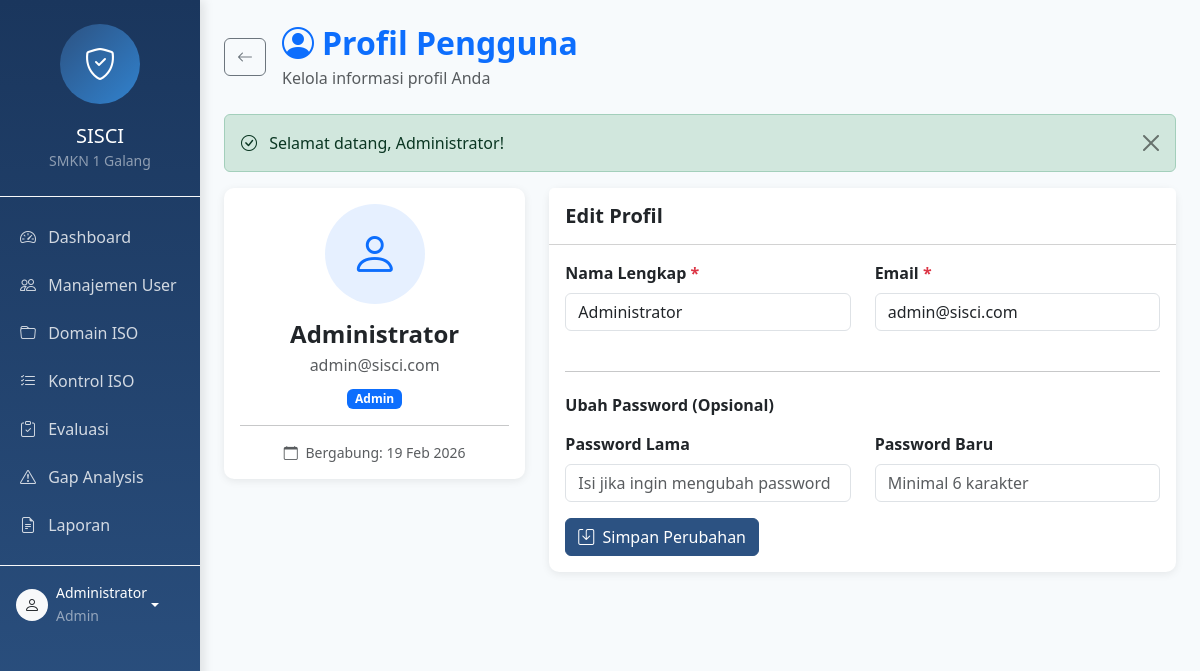
Screenshot of /index.php?page=profile (signed in) with the database file from the repository.
### tables this page shows
CREATE TABLE users (
    id INT AUTO_INCREMENT PRIMARY KEY COMMENT 'ID unik pengguna',
    nama VARCHAR(100) NOT NULL COMMENT 'Nama lengkap pengguna',
    email VARCHAR(100) NOT NULL UNIQUE COMMENT 'Email pengguna (username login)',
    password VARCHAR(255) NOT NULL COMMENT 'Password yang sudah di-hash',
    role ENUM('admin', 'auditor', 'manajemen') NOT NULL DEFAULT 'auditor' COMMENT 'Role pengguna',
    created_at TIMESTAMP DEFAULT CURRENT_TIMESTAMP COMMENT 'Waktu pembuatan akun',
    updated_at TIMESTAMP DEFAULT CURRENT_TIMESTAMP ON UPDATE CURRENT_TIMESTAMP COMMENT 'Waktu terakhir update',
    
    INDEX idx_email (email),
    INDEX idx_role (role)
);

### controllers/AuthController.php (called while the page is built, shortened)
<?php
require_once __DIR__ . '/../models/UserModel.php';
class AuthController {
    private $userModel;
    public function __construct() {
        $this->userModel = new UserModel();
    }
    public function profile() {
        $user = $this->userModel->getById($_SESSION['user_id']);
        include __DIR__ . '/../views/auth/profile.php';
    }
}

### config/config.php (called while the page is built, shortened)
<?php
function isLoggedIn() {
    return isset($_SESSION['user_id']) && !empty($_SESSION['user_id']);
}
function hasRole($roles) {
    if (is_string($roles)) {
        $roles = [$roles];
    }
    return in_array($_SESSION['user_role'], $roles);
}
function getCurrentUser() {
    return [
        'id' => $_SESSION['user_id'],
        'nama' => $_SESSION['user_nama'],
        'email' => $_SESSION['user_email'],
        'role' => $_SESSION['user_role']
    ];
}
function getSuccess() {
    if (isset($_SESSION['success'])) {
        $success = $_SESSION['success'];
        return $success;
    }
    return null;
}

### models/UserModel.php (called while the page is built, shortened)
<?php
require_once __DIR__ . '/../config/database.php';
class UserModel {
    private $db;
    public function __construct() {
        $this->db = getDB();
    }
    public function getById($id) {
        $stmt = $this->db->prepare("SELECT id, nama, email, role, created_at FROM users WHERE id = ?");
        $stmt->execute([$id]);
        return $stmt->fetch();
    }
}

### config/database.php (called while the page is built, shortened)
<?php
class Database {
    private static $instance = null;
    public static function getInstance() {
        if (self::$instance === null) {
            try {
                $dsn = "mysql:host=" . DB_HOST . ";dbname=" . DB_NAME . ";charset=" . DB_CHARSET;
                $options = [
                    PDO::ATTR_ERRMODE => PDO::ERRMODE_EXCEPTION,
                    PDO::ATTR_DEFAULT_FETCH_MODE => PDO::FETCH_ASSOC,
                    PDO::ATTR_EMULATE_PREPARES => false,
                ];
                self::$instance = new PDO($dsn, DB_USER, DB_PASS, $options);
            } catch (PDOException $e) {
                error_log("Koneksi Database Gagal: " . $e->getMessage());
                die("Terjadi kesalahan koneksi database. Silakan coba lagi nanti.");
            }
        }
        return self::$instance;
    }
}
function getDB() {
    return Database::getInstance();
}

### views/auth/profile.php (the view, shortened to what this page needs)
<?php
include __DIR__ . '/../layouts/header.php';
?>
<div class="container-fluid">
    <div class="row">
        <?php include __DIR__ . '/../layouts/sidebar.php'; ?>
        <div class="col-md-9 col-lg-10 main-content p-4">
            <div class="d-flex align-items-center mb-4">
                <a href="<?php echo BASE_URL; ?>index.php?page=dashboard" class="btn btn-outline-secondary me-3">
                    <i class="bi bi-arrow-left"></i>
                </a>
                <div>
                    <h2 class="fw-bold text-primary mb-1">
                        <i class="bi bi-person-circle me-2"></i>Profil Pengguna
                    </h2>
                    <p class="text-muted mb-0">Kelola informasi profil Anda</p>
                </div>
            </div>
            <?php if ($success = getSuccess()): ?>
                <div class="alert alert-success alert-dismissible fade show" role="alert">
                    <i class="bi bi-check-circle me-2"></i>
                    <?php echo $success; ?>
                    <button type="button" class="btn-close" data-bs-dismiss="alert"></button>
                </div>
            <?php endif; ?>
            <div class="row">
                <div class="col-md-4">
                    <div class="card text-center">
                        <div class="card-body">
                            <div class="bg-primary bg-opacity-10 rounded-circle d-inline-flex align-items-center justify-content-center mb-3"
                                 style="width: 100px; height: 100px;">
                                <i class="bi bi-person text-primary" style="font-size: 48px;"></i>
                            </div>
                            <h4 class="fw-bold mb-1"><?php echo htmlspecialchars($user['nama']); ?></h4>
                            <p class="text-muted mb-2"><?php echo $user['email']; ?></p>
                            <span class="badge bg-primary text-capitalize"><?php echo $user['role']; ?></span>
                            <hr>
                            <p class="text-muted small mb-0">
                                <i class="bi bi-calendar me-1"></i>
                                Bergabung: <?php echo date('d M Y', strtotime($user['created_at'])); ?>
                            </p>
                        </div>
                    </div>
                </div>
                <div class="col-md-8">
                    <div class="card">
                        <div class="card-header bg-white py-3">
                            <h5 class="fw-bold mb-0">Edit Profil</h5>
                        </div>
                        <div class="card-body">
                            <form action="<?php echo BASE_URL; ?>index.php?page=profile&action=update" method="POST">
                                <div class="row">
                                    <div class="col-md-6 mb-3">
                                        <label for="nama" class="form-label fw-semibold">
                                            Nama Lengkap <span class="text-danger">*</span>
                                        </label>
                                        <input type="text"
                                               class="form-control"
                                               id="nama"
                                               name="nama"
                                               value="<?php echo htmlspecialchars($user['nama']); ?>"
                                               required>
                                    </div>
                                    <div class="col-md-6 mb-3">
                                        <label for="email" class="form-label fw-semibold">
                                            Email <span class="text-danger">*</span>
                                        </label>
                                        <input type="email"
                                               class="form-control"
                                               id="email"
                                               name="email"
                                               value="<?php echo $user['email']; ?>"
                                               required>
                                    </div>
                                </div>
                                <hr class="my-4">
                                <h6 class="fw-bold mb-3">Ubah Password (Opsional)</h6>
                                <div class="row">
                                    <div class="col-md-6 mb-3">
                                        <label for="password_lama" class="form-label fw-semibold">Password Lama</label>
                                        <input type="password"
                                               class="form-control"
                                               id="password_lama"
                                               name="password_lama"
                                               placeholder="Isi jika ingin mengubah password">
                                    </div>
                                    <div class="col-md-6 mb-3">
                                        <label for="password_baru" class="form-label fw-semibold">Password Baru</label>
                                        <input type="password"
                                               class="form-control"
                                               id="password_baru"
                                               name="password_baru"
                                               placeholder="Minimal 6 karakter"
                                               minlength="6">
                                    </div>
                                </div>
                                <div class="d-flex gap-2">
                                    <button type="submit" class="btn btn-primary">
                                        <i class="bi bi-save me-1"></i>
                                        Simpan Perubahan
                                    </button>
                                </div>
                            </form>
                        </div>
                    </div>
                </div>
            </div>
        </div>
    </div>
</div>
<?php
include __DIR__ . '/../layouts/footer.php';

### views/layouts/sidebar.php (shortened to what this page needs)
<?php
$currentPage = $_GET['page'] ?? 'dashboard';
$currentAction = $_GET['action'] ?? 'index';
function isActive($page, $action = null) {
    global $currentPage, $currentAction;
    if ($action === null) {
        return $currentPage === $page ? 'active' : '';
    }
    return ($currentPage === $page) ? 'active' : '';
}
?>
<div class="col-md-3 col-lg-2 sidebar p-0">
    <div class="d-flex flex-column">
        <div class="text-center p-4 border-bottom border-light">
            <div class="brand-logo mx-auto">
                <i class="bi bi-shield-check"></i>
            </div>
            <h5 class="text-white mb-0">SISCI</h5>
            <small class="text-white-50">SMKN 1 Galang</small>
        </div>
        <nav class="nav flex-column py-3">
            <a href="<?php echo BASE_URL; ?>index.php?page=dashboard"
               class="nav-link <?php echo isActive('dashboard'); ?>">
                <i class="bi bi-speedometer2"></i>
                Dashboard
            </a>
            <?php if (hasRole('admin')): ?>
            <a href="<?php echo BASE_URL; ?>index.php?page=users"
               class="nav-link <?php echo isActive('users'); ?>">
                <i class="bi bi-people"></i>
                Manajemen User
            </a>
            <?php endif; ?>
            <?php if (hasRole('admin')): ?>
            <a href="<?php echo BASE_URL; ?>index.php?page=domain"
               class="nav-link <?php echo isActive('domain'); ?>">
                <i class="bi bi-folder"></i>
                Domain ISO
            </a>
            <a href="<?php echo BASE_URL; ?>index.php?page=kontrol"
               class="nav-link <?php echo isActive('kontrol'); ?>">
                <i class="bi bi-list-check"></i>
                Kontrol ISO
            </a>
            <?php endif; ?>
            <?php if (hasRole(['admin', 'auditor'])): ?>
            <a href="<?php echo BASE_URL; ?>index.php?page=evaluasi"
               class="nav-link <?php echo isActive('evaluasi'); ?>">
                <i class="bi bi-clipboard-check"></i>
                Evaluasi
            </a>
            <?php endif; ?>
            <a href="<?php echo BASE_URL; ?>index.php?page=evaluasi&action=gap"
               class="nav-link <?php echo ($currentPage === 'evaluasi' && $currentAction === 'gap') ? 'active' : ''; ?>">
                <i class="bi bi-exclamation-triangle"></i>
                Gap Analysis
            </a>
            <a href="<?php echo BASE_URL; ?>index.php?page=laporan"
               class="nav-link <?php echo isActive('laporan'); ?>">
                <i class="bi bi-file-earmark-text"></i>
                Laporan
            </a>
        </nav>
        <div class="mt-auto p-3 border-top border-light">
            <div class="dropdown">
                <a href="#" class="d-flex align-items-center text-white text-decoration-none dropdown-toggle"
                   data-bs-toggle="dropdown">
                    <div class="bg-light rounded-circle d-flex align-items-center justify-content-center me-2"
                         style="width: 32px; height: 32px;">
                        <i class="bi bi-person text-dark"></i>
                    </div>
                    <div>
                        <small class="d-block text-white"><?php echo htmlspecialchars($currentUser['nama']); ?></small>
                        <small class="text-white-50 text-capitalize"><?php echo $currentUser['role']; ?></small>
                    </div>
                </a>
            </div>
        </div>
    </div>
</div>

### views/layouts/header.php (style rules this page uses)
:root { --primary-color: #2c5282; --secondary-color: #4a5568; --success-color: #38a169; --info-color: #3182ce; --warning-color: #d69e2e; --danger-color: #e53e3e; --light-bg: #f7fafc; }
body { font-family: 'Segoe UI', Tahoma, Geneva, Verdana, sans-serif; background-color: var(--light-bg); }
.sidebar { min-height: 100vh; background: linear-gradient(180deg, #1a365d 0%, #2c5282 100%); box-shadow: 4px 0 10px rgba(0,0,0,0.1); }
.sidebar .nav-link { color: rgba(255,255,255,0.8); padding: 12px 20px; border-radius: 0; transition: all 0.3s ease; }
.sidebar .nav-link i { width: 24px; margin-right: 8px; }
.card { border: none; border-radius: 10px; box-shadow: 0 2px 8px rgba(0,0,0,0.08); transition: transform 0.2s ease, box-shadow 0.2s ease; }
.btn { border-radius: 6px; font-weight: 500; transition: all 0.3s ease; }
.btn-primary { background-color: var(--primary-color); border-color: var(--primary-color); }
.brand-logo { width: 80px; height: 80px; background: linear-gradient(135deg, var(--primary-color), var(--info-color)); border-radius: 50%; display: flex; align-items: center; justify-content: center; color: white; font-size: 32px; margin: 0 auto 20px; }

### rows the page displays
users: nama "Administrator", role "Admin", email "admin@sisci.com", created_at "19 Feb 2026"

### other values shown
$success "Selamat datang, Administrator!"
